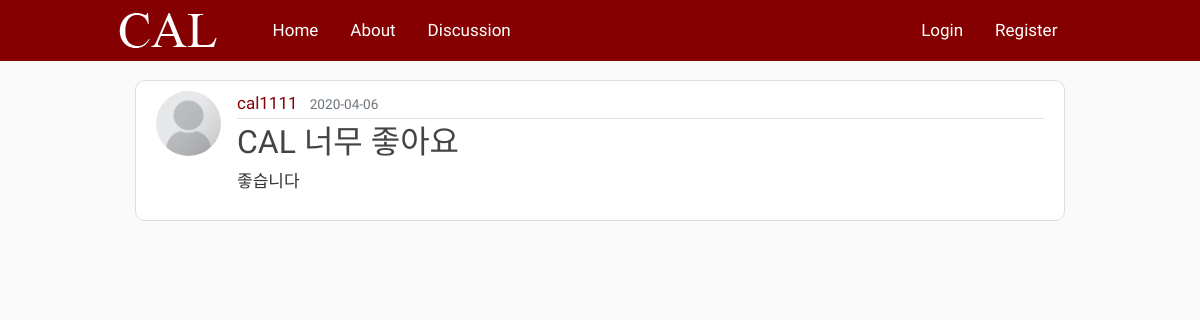
Page /post/7 on the committed database.
### flaskblog/models.py (models this page shows, shortened)
class User(db.Model, UserMixin):
    id = db.Column(db.Integer, primary_key=True)
    username = db.Column(db.String(20), unique=True, nullable=False)
    email = db.Column(db.String(120), unique=True, nullable=False)
    image_file = db.Column(db.String(20), nullable=False, default='default.jpg')
    password = db.Column(db.String(60), nullable=False)
    posts = db.relationship('Post', backref='author', lazy=True)

class Post(db.Model):
    id = db.Column(db.Integer, primary_key=True)
    title = db.Column(db.String(100), nullable=False)
    date_posted = db.Column(db.DateTime, nullable=False, default=datetime.utcnow())
    content = db.Column(db.Text, nullable=False)
    user_id = db.Column(db.Integer, db.ForeignKey('user.id'), nullable=False)

### flaskblog/routes.py (the view)
@app.route("/post/<int:post_id>")
def post(post_id):
    post = Post.query.get_or_404(post_id)
    return render_template('post.html', title=post.title, post=post)

### flaskblog/templates/post.html (shortened to what this page needs)
{% extends "layout.html" %}
{% block content %}
    <article class="media content-section">
        <img class="rounded-circle article-img" src="{{ url_for('static', filename='profile_pics/' + post.author.image_file) }}">
        <div class="media-body">
            <div class="article-metadata">
                <a class="mr-2" href="#">{{ post.author.username }}</a>
                <small class="text-muted">{{ post.date_posted.strftime('%Y-%m-%d') }}</small>
            </div>
            <h2 class="article-title">{{ post.title }}</h2>
            <p class="article-content">{{ post.content }}</p>
        </div>
    </article>
{% endblock content %}

### flaskblog/static/main.css (style rules this page uses)
body { background: #fafafa; color: #333333; margin-top: 5rem; }
h1, h2, h3, h4, h5, h6 { color: #444444; }
.content-section { background: #ffffff; padding: 10px 20px; border: 1px solid #dddddd; border-radius: 3px; margin-bottom: 20px; }
.article-title { color: #444444; }
.article-content { white-space: pre-line; }
.article-img { height: 65px; width: 65px; margin-right: 16px; }
.article-metadata { padding-bottom: 1px; margin-bottom: 4px; border-bottom: 1px solid #e3e3e3 }

### flaskblog/templates/layout.html (style rules this page uses)
body { font-family: 'Nanum Gothic'; font-size: 17px; }
.article-metadata a { color: rgb(133, 0, 0); }
article.media.content-section { border-radius: 10px; }

### rows in the picture
User: image_file (placeholder picture), author.username "cal1111"
Post: date_posted "2020-04-06", title "CAL 너무 좋아요", content "좋습니다"
